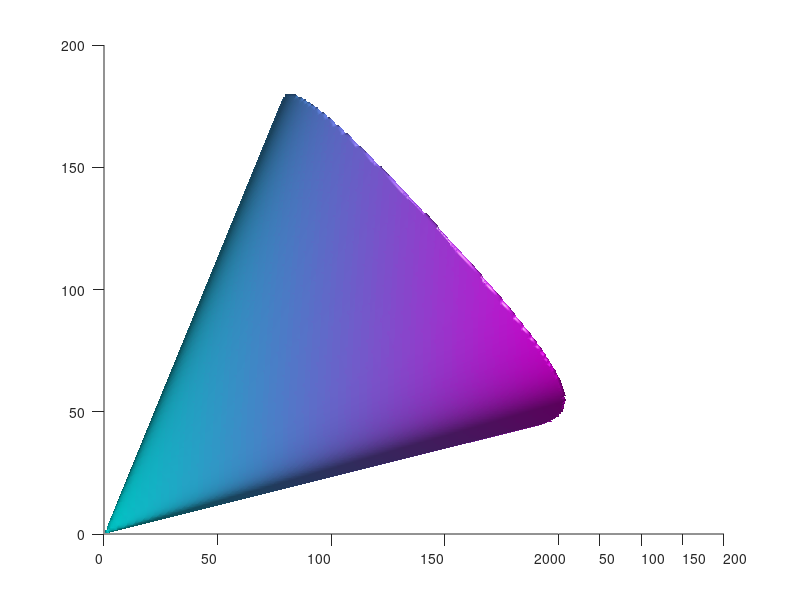

This chart was generated by the following MATLAB code: (Note: this script raises an error after producing the figure.)
% --------------------------- Granular Mechanics Lab ------------------------
% Written by - Saurabh, Indian Institute of Science
%% Spatially mobilized plane surface

% parameters
phi = 30;
c = 9+8*(tand(phi))^2; I1CutOff = 300;

% domain of stress-space
SMin = -10; SMax = 200; number = 200;

% mesh grid for stress-space
[a1,a2,a3] = meshgrid(linspace(SMin,SMax,number));

% principal invariants of stresses calculated at each point of grid
I1 = a1+a2+a3; 
I2 = a1.*a2+a2.*a3+a3.*a1; 
I3 = a1.*a2.*a3; 

% f is the failure criteria
f = (I1.*I2)-c*I3;

f((a1<0)|(a2<0)|(a3<0)|(I1>I1CutOff)) = 1;
% Now we have the failure function calculated at each point in the domain
% of the stress space
% failure function has a value at each point in stress-space
% we want the locus of all the point having zero function value use
% isosurface for the same

[faces1,verts1,colors1] = isosurface(a1,a2,a3,f,0,a1);
% patch is used to provide different specification for the function
hp1 = patch('Vertices', verts1, 'Faces', faces1, ...
    'FaceVertexCData', colors1, ...
    'FaceColor','flat', ...
    'edgecolor', 'r','FaceAlpha',0.4);

% chosing the shading type below (flat, faceted, interp)
shading flat
colormap(cool);

% view to look from the hydrostatic axis
view(20,0);

% lighting and camera
camlight
lighting gouraud
hold on

% plotting the x, y,z axis with hydrostatic line
arrow3([SMin,SMin,SMin],[SMax,SMax,SMax],'c-4',3,6)
text(SMax,SMax,SMax,'I_1','FontSize',24.0)
% axis limits
axis([SMin SMax SMin SMax SMin SMax])
% arrow for the axes
arrow3([0,0,0],[SMax,0,0],'r-2',3,6)
arrow3([0,0,0],[0,SMax,0],'g-2',3,6)
arrow3([0,0,0],[0,0,SMax],'b-2',3,6)
text(SMax,0,0,'\sigma_1','FontSize',24.0)
text(0,SMax,0,'\sigma_2','FontSize',24.0)
text(0,0,SMax,'\sigma_3','FontSize',24.0)
grid on
hold on